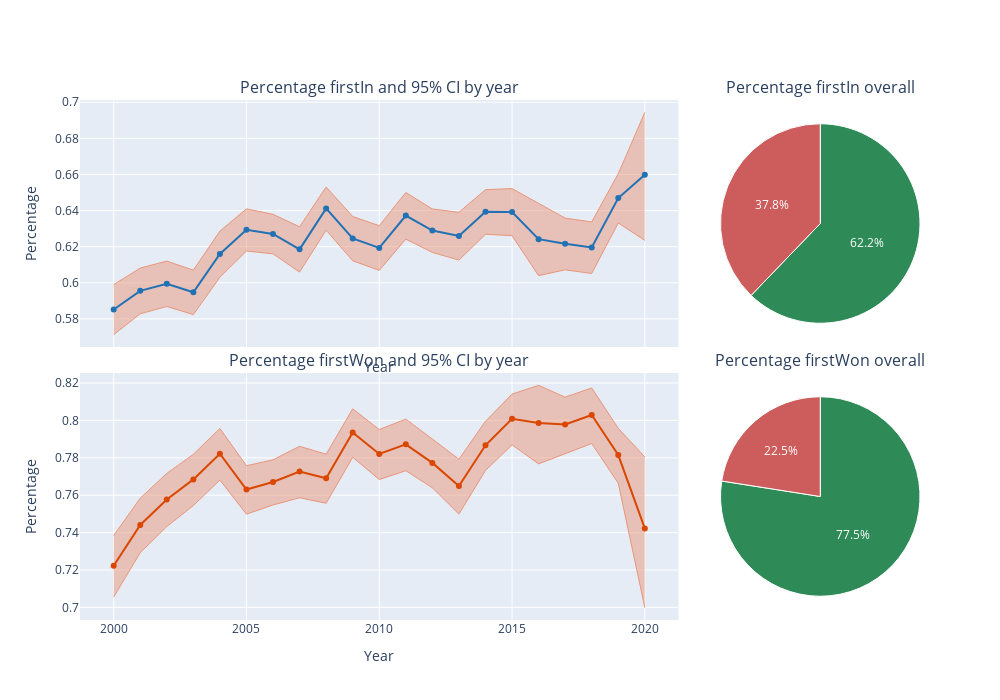

Notebook cell for this chart:
### Code cell
def plot_ts_and_pie(m,
                    success_overall, 
                    total_overall,
                    stats_by_year, 
                    upper_df, 
                    lower_df, 
                    columns, 
                    colors = ['rgb(33,113,181)', 'rgb(217,71,1)', 'rgb(81, 178, 124)', 'rgb(235, 127, 134)'],
                    ):

    n_cols, n_rows = 2, len(columns)

    specs = [[{}, {'type':'pie'}]] * n_rows

    subplot_titles=[[f'Percentage {c} and 95% CI by year', f'Percentage {c} overall'] for c in columns]


    fig = make_subplots(
            cols=n_cols,
            rows=n_rows,
            specs=specs,
            shared_xaxes=True,
            vertical_spacing=0.05,
            horizontal_spacing=0.05,
            subplot_titles=sum(subplot_titles, []),
            column_widths=[0.75, 0.25]
    )


    x = stats_by_year['year']
    
    for i, col in enumerate(columns):

        fig.add_trace(
            go.Scatter(
                x=x, y=upper_df[f'upper_{col}'],
                name=f'{col} upper bound',
                fill=None, mode='lines', 
                line=dict(color='darksalmon', width=1)
            ),
            row=i+1, col=1,
            secondary_y=False
        )

        fig.add_trace(
            go.Scatter(
                x=x, y=lower_df[f'lower_{col}'],
                name=f'{col} lower bound',
                fill='tonexty', mode='lines',
                line=dict(color='darksalmon', width=1)
            ),
            row=i+1, col=1,
            secondary_y=False
        )

        fig.add_trace(
            go.Scatter(
                x=x, y=stats_by_year[f'perc_{col}'],
                textposition='top center',
                name=col,
                mode='lines+markers',
                connectgaps=True,
                marker={'color': colors[i]},
            ),
            row=i+1, col=1,
            secondary_y=False
        )

        fig.add_trace(
            go.Pie(
                values=[success_overall[f'success_{col}'], total_overall[f'total_{col}'] - success_overall[f'success_{col}']],
                marker={'colors': ['seagreen', 'indianred'],
                            'line': {'color':'white', 'width':1}}
            ),
            row=i+1, col=2
        )

        
    # Layout
    fig.update_layout({
        **{'showlegend': False,
           'height': 350*n_rows, 
           'width': 1000, 
           'xaxis': {'title': 'Year'},
           'yaxis': {'title': 'Percentage'},
           }, 
        **{f'xaxis{i}': {'title': 'Year'} for i in range(1, n_rows+1)},
        **{f'yaxis{i}': {'title': 'Percentage'} for i in range(1, n_rows+1)},
    })

    return fig






plot_ts_and_pie(m,
                success_overall, 
                total_overall, 
                stats_by_year, 
                upper_df, 
                lower_df, 
                columns=['firstIn', 'firstWon'],# 'secondWon', 'returnWon', 'ace', 'df'], 
                colors=['rgb(33,113,181)', 'rgb(217,71,1)', 'rgb(81, 178, 124)', 'rgb(235, 127, 134)', 'rgb(33,113,181)', 'rgb(217,71,1)',],
                )

### Figure 1 — Plotly figure (JSON) as saved in the notebook; plotly's stock layout.template omitted (floating-point values rounded to 4 significant figures)
{"data": [{"line": {"color": "darksalmon", "width": 1}, "mode": "lines", "name": "firstIn upper bound", "type": "scatter", "x": [2000, 2001, 2002, 2003, 2004, 2005, 2006, 2007, 2008, 2009, 2010, 2011, 2012, 2013, 2014, 2015, 2016, 2017, 2018, 2019, 2020], "xaxis": "x", "y": [0.599, 0.6081, 0.612, 0.607, 0.6286, 0.6409, 0.6379, 0.631, 0.6531, 0.6367, 0.6316, 0.65, 0.6409, 0.639, 0.6515, 0.6522, 0.644, 0.6358, 0.6337, 0.6604, 0.6944], "yaxis": "y"}, {"fill": "tonexty", "line": {"color": "darksalmon", "width": 1}, "mode": "lines", "name": "firstIn lower bound", "type": "scatter", "x": [2000, 2001, 2002, 2003, 2004, 2005, 2006, 2007, 2008, 2009, 2010, 2011, 2012, 2013, 2014, 2015, 2016, 2017, 2018, 2019, 2020], "xaxis": "x", "y": [0.5712, 0.5828, 0.5868, 0.5824, 0.6031, 0.6176, 0.616, 0.6059, 0.6291, 0.6122, 0.6068, 0.6242, 0.6168, 0.6125, 0.6269, 0.6261, 0.6039, 0.6072, 0.6051, 0.6331, 0.6235], "yaxis": "y"}, {"connectgaps": true, "marker": {"color": "rgb(33,113,181)"}, "mode": "lines+markers", "name": "firstIn", "textposition": "top center", "type": "scatter", "x": [2000, 2001, 2002, 2003, 2004, 2005, 2006, 2007, 2008, 2009, 2010, 2011, 2012, 2013, 2014, 2015, 2016, 2017, 2018, 2019, 2020], "xaxis": "x", "y": [0.5852, 0.5955, 0.5995, 0.5947, 0.6159, 0.6293, 0.627, 0.6185, 0.6412, 0.6245, 0.6193, 0.6372, 0.6289, 0.6259, 0.6393, 0.6392, 0.6242, 0.6216, 0.6195, 0.6469, 0.6598], "yaxis": "y"}, {"domain": {"x": [0.7625, 1], "y": [0.525, 1]}, "marker": {"colors": ["seagreen", "indianred"], "line": {"color": "white", "width": 1}}, "type": "pie", "values": [68475, 41632]}, {"line": {"color": "darksalmon", "width": 1}, "mode": "lines", "name": "firstWon upper bound", "type": "scatter", "x": [2000, 2001, 2002, 2003, 2004, 2005, 2006, 2007, 2008, 2009, 2010, 2011, 2012, 2013, 2014, 2015, 2016, 2017, 2018, 2019, 2020], "xaxis": "x2", "y": [0.7384, 0.7584, 0.7717, 0.7819, 0.7957, 0.7758, 0.779, 0.7862, 0.7819, 0.8062, 0.7951, 0.8007, 0.7901, 0.7792, 0.7996, 0.8141, 0.8188, 0.8124, 0.8174, 0.7958, 0.7805], "yaxis": "y2"}, {"fill": "tonexty", "line": {"color": "darksalmon", "width": 1}, "mode": "lines", "name": "firstWon lower bound", "type": "scatter", "x": [2000, 2001, 2002, 2003, 2004, 2005, 2006, 2007, 2008, 2009, 2010, 2011, 2012, 2013, 2014, 2015, 2016, 2017, 2018, 2019, 2020], "xaxis": "x2", "y": [0.7055, 0.7292, 0.7432, 0.7544, 0.7681, 0.7499, 0.7548, 0.7586, 0.7557, 0.7803, 0.7684, 0.7731, 0.764, 0.7499, 0.7732, 0.7869, 0.7768, 0.7823, 0.7876, 0.7664, 0.6999], "yaxis": "y2"}, {"connectgaps": true, "marker": {"color": "rgb(217,71,1)"}, "mode": "lines+markers", "name": "firstWon", "textposition": "top center", "type": "scatter", "x": [2000, 2001, 2002, 2003, 2004, 2005, 2006, 2007, 2008, 2009, 2010, 2011, 2012, 2013, 2014, 2015, 2016, 2017, 2018, 2019, 2020], "xaxis": "x2", "y": [0.7223, 0.7441, 0.7577, 0.7684, 0.7822, 0.7631, 0.7671, 0.7727, 0.7691, 0.7935, 0.7821, 0.7872, 0.7773, 0.7649, 0.7867, 0.8008, 0.7986, 0.7978, 0.8029, 0.7815, 0.7422], "yaxis": "y2"}, {"domain": {"x": [0.7625, 1], "y": [0, 0.475]}, "marker": {"colors": ["seagreen", "indianred"], "line": {"color": "white", "width": 1}}, "type": "pie", "values": [53054, 15421]}], "layout": {"annotations": [{"font": {"size": 16}, "showarrow": false, "text": "Percentage firstIn and 95% CI by year", "x": 0.3562, "xanchor": "center", "xref": "paper", "y": 1, "yanchor": "bottom", "yref": "paper"}, {"font": {"size": 16}, "showarrow": false, "text": "Percentage firstIn overall", "x": 0.8812, "xanchor": "center", "xref": "paper", "y": 1, "yanchor": "bottom", "yref": "paper"}, {"font": {"size": 16}, "showarrow": false, "text": "Percentage firstWon and 95% CI by year", "x": 0.3562, "xanchor": "center", "xref": "paper", "y": 0.475, "yanchor": "bottom", "yref": "paper"}, {"font": {"size": 16}, "showarrow": false, "text": "Percentage firstWon overall", "x": 0.8812, "xanchor": "center", "xref": "paper", "y": 0.475, "yanchor": "bottom", "yref": "paper"}], "height": 700, "showlegend": false, "width": 1000, "xaxis": {"anchor": "y", "domain": [0, 0.7125], "matches": "x2", "showticklabels": false, "title": {"text": "Year"}}, "xaxis2": {"anchor": "y2", "domain": [0, 0.7125], "title": {"text": "Year"}}, "yaxis": {"anchor": "x", "domain": [0.525, 1], "title": {"text": "Percentage"}}, "yaxis2": {"anchor": "x2", "domain": [0, 0.475], "title": {"text": "Percentage"}}}}
